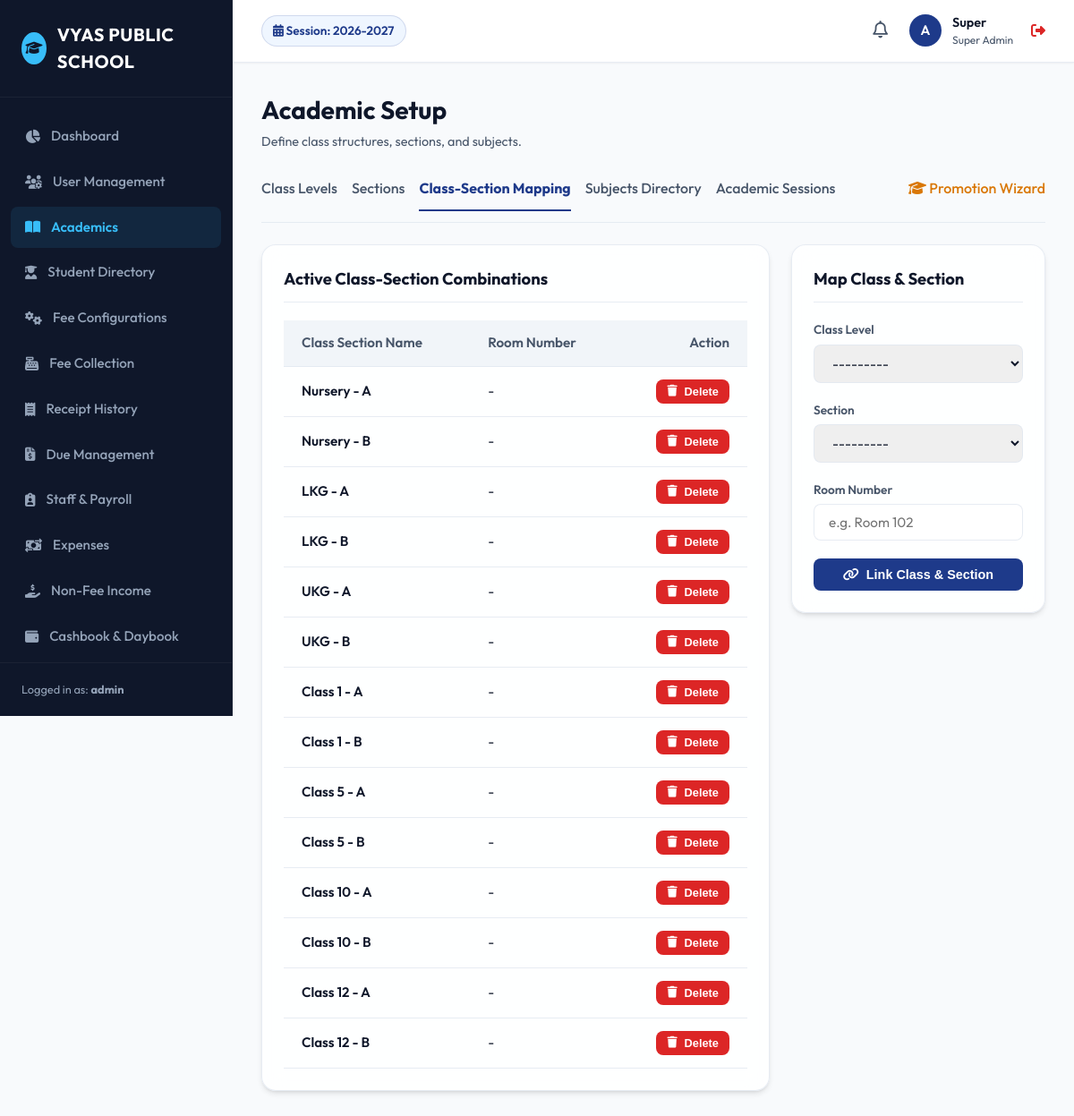
/academics/class-sections/ (signed in), run on the app's committed database.
### users/models.py (models this page shows, shortened)
class User(AbstractUser, SoftDeleteModel):
    SUPER_ADMIN = 'SUPER_ADMIN'
    SCHOOL_ADMIN = 'SCHOOL_ADMIN'
    ACCOUNTANT = 'ACCOUNTANT'
    PRINCIPAL = 'PRINCIPAL'
    TEACHER = 'TEACHER'
    RECEPTIONIST = 'RECEPTIONIST'
    ROLE_CHOICES = [
        (SUPER_ADMIN, 'Super Admin'),
        (SCHOOL_ADMIN, 'School Admin'),
        (ACCOUNTANT, 'Accountant'),
        (PRINCIPAL, 'Principal'),
        (TEACHER, 'Teacher'),
        (RECEPTIONIST, 'Receptionist'),
    ]
    role = models.CharField(max_length=20, choices=ROLE_CHOICES, default=SCHOOL_ADMIN)
    mobile = models.CharField(max_length=15, blank=True, null=True)
    objects = SoftDeleteUserManager()
    def is_school_admin(self):
        return self.role in [self.SUPER_ADMIN, self.SCHOOL_ADMIN]
    def is_accountant(self):
        return self.role in [self.SUPER_ADMIN, self.ACCOUNTANT]

### academics/models.py (models this page shows, shortened)
class AcademicSession(SoftDeleteModel):
    name = models.CharField(max_length=20, unique=True, help_text="e.g. 2026-2027")
    start_date = models.DateField()
    end_date = models.DateField()
    is_active = models.BooleanField(default=False)
    class Meta:
        ordering = ['-start_date']

class ClassSection(SoftDeleteModel):
    class_level = models.ForeignKey(ClassLevel, on_delete=models.CASCADE, related_name='class_sections')
    section = models.ForeignKey(Section, on_delete=models.CASCADE, related_name='class_sections')
    room_number = models.CharField(max_length=20, blank=True, null=True)
    class Meta:
        unique_together = ('class_level', 'section')
        ordering = ['class_level', 'section']

class ClassLevel(SoftDeleteModel):
    name = models.CharField(max_length=50, unique=True, help_text="e.g. Class 1, LKG, Nursery")
    class Meta:
        ordering = ['id'] # Order by creation or ID to maintain logical order Nursery -> Class 12
    def __str__(self):
        return self.name

class Section(SoftDeleteModel):
    name = models.CharField(max_length=10, unique=True, help_text="e.g. A, B, C")
    class Meta:
        ordering = ['name']
    def __str__(self):
        return self.name

### academics/views.py (the view)
# urls.py: path('class-sections/', views.class_section_list, name='class_section_list'),
@login_required
@principal_only
def class_section_list(request):
    class_sections = ClassSection.objects.all().select_related('class_level', 'section')
    if request.method == 'POST':
        form = ClassSectionForm(request.POST)
        if form.is_valid():
            cs = form.save()
            log_activity(request.user, "CREATE_CLASS_SECTION", {"class_section": str(cs)})
            messages.success(request, f"Mapping {cs} created successfully.")
            return redirect('class_section_list')
    else:
        form = ClassSectionForm()
    return render(request, 'academics/class_section_list.html', {'class_sections': class_sections, 'form': form})

### academics/forms.py
class ClassSectionForm(forms.ModelForm):
    class Meta:
        model = ClassSection
        fields = ['class_level', 'section', 'room_number']
        widgets = {
            'class_level': forms.Select(attrs={'class': 'form-control'}),
            'section': forms.Select(attrs={'class': 'form-control'}),
            'room_number': forms.TextInput(attrs={'class': 'form-control', 'placeholder': 'e.g. Room 102'}),
        }

### academics/context_processors.py (called while the page is built)
def academic_session_processor(request):
    try:
        active_session = AcademicSession.objects.get(is_active=True)
    except AcademicSession.DoesNotExist:
        active_session = AcademicSession.objects.order_by('-start_date').first()
    except AcademicSession.MultipleObjectsReturned:
        active_session = AcademicSession.objects.filter(is_active=True).first()
    return {
        'ACTIVE_SESSION': active_session,
        'ALL_SESSIONS': AcademicSession.objects.all()
    }

### core/models.py (called while the page is built)
    def get_queryset(self):
        return SoftDeleteQuerySet(self.model, using=self._db).filter(is_deleted=False)

### users/models.py (called while the page is built)
    def get_queryset(self):
        return SoftDeleteQuerySet(self.model, using=self._db).filter(is_deleted=False)

### templates/academics/class_section_list.html (shortened to what this page needs)
{% extends 'base.html' %}
{% block content %}
<div class="page-header">
    <div class="page-title">
        <h1>Academic Setup</h1>
        <p>Define class structures, sections, and subjects.</p>
    </div>
</div>
<div style="display: flex; gap: 16px; margin-bottom: 24px; border-bottom: 1px solid var(--border-color); padding-bottom: 12px;">
    <a href="{% url 'class_list' %}" style="font-weight: 500; color: var(--text-secondary); padding-bottom: 12px;">Class Levels</a>
    <a href="{% url 'section_list' %}" style="font-weight: 500; color: var(--text-secondary); padding-bottom: 12px;">Sections</a>
    <a href="{% url 'class_section_list' %}" style="font-weight: 700; color: var(--primary); border-bottom: 2px solid var(--primary); padding-bottom: 12px;">Class-Section Mapping</a>
    <a href="{% url 'subject_list' %}" style="font-weight: 500; color: var(--text-secondary); padding-bottom: 12px;">Subjects Directory</a>
    <a href="{% url 'session_list' %}" style="font-weight: 500; color: var(--text-secondary); padding-bottom: 12px;">Academic Sessions</a>
    <a href="{% url 'promotion_wizard' %}" style="font-weight: 500; color: var(--text-secondary); padding-bottom: 12px; margin-left: auto; color: var(--accent);"><i class="fa-solid fa-graduation-cap"></i> Promotion Wizard</a>
</div>
<div style="display: grid; grid-template-columns: 2fr 1fr; gap: 24px;">
    <div class="glass-panel">
        <div class="panel-header">
            <h2>Active Class-Section Combinations</h2>
        </div>
        <div class="table-responsive">
            <table class="custom-table">
                <thead>
                    <tr>
                        <th>Class Section Name</th>
                        <th>Room Number</th>
                        <th style="text-align: right;">Action</th>
                    </tr>
                </thead>
                <tbody>
                    {% for cs in class_sections %}
                    <tr>
                        <td style="font-weight: 600;">{{ cs.class_level.name }} - {{ cs.section.name }}</td>
                        <td>{{ cs.room_number|default:"-" }}</td>
                        <td style="text-align: right;">
                            <form method="POST" action="{% url 'class_section_delete' cs.pk %}" style="display: inline;" onsubmit="return confirm('Soft-deleting this mapping removes it from selection but keeps existing enrollments. Confirm?');">
                                <button type="submit" class="btn btn-danger btn-sm">
                                    <i class="fa-solid fa-trash"></i> Delete
                                </button>
                            </form>
                        </td>
                    </tr>
                    {% empty %}
                    <tr>
                        <td colspan="3" style="text-align: center; color: var(--text-secondary); padding: 20px;">No class-section mappings configured yet.</td>
                    </tr>
                    {% endfor %}
                </tbody>
            </table>
        </div>
    </div>
    <div>
        <div class="glass-panel">
            <div class="panel-header">
                <h2>Map Class & Section</h2>
            </div>
            <form method="POST">
                <div class="form-group">
                    <label for="{{ form.class_level.id_for_label }}">Class Level</label>
                    {{ form.class_level }}
                </div>
                <div class="form-group">
                    <label for="{{ form.section.id_for_label }}">Section</label>
                    {{ form.section }}
                </div>
                <div class="form-group">
                    <label for="{{ form.room_number.id_for_label }}">Room Number</label>
                    {{ form.room_number }}
                </div>
                <button type="submit" class="btn btn-primary" style="width: 100%; justify-content: center;">
                    <i class="fa-solid fa-link"></i> Link Class & Section
                </button>
            </form>
        </div>
    </div>
</div>
{% endblock %}

### templates/base.html (shortened to what this page needs)
{% load static %}
<!DOCTYPE html>
<html lang="en">
<head>
    <link rel="stylesheet" href="https://cdnjs.cloudflare.com/ajax/libs/font-awesome/6.4.0/css/all.min.css">
    <link rel="stylesheet" href="{% static 'css/styles.css' %}">
</head>
<body>
    <div class="app-container">
        <aside class="sidebar">
            <div class="sidebar-header">
                <div class="user-avatar" style="background-color: var(--sidebar-active); color: var(--sidebar-bg);">
                    <i class="fa-solid fa-graduation-cap"></i>
                </div>
                <div class="sidebar-logo">VYAS PUBLIC SCHOOL</div>
            </div>
            <ul class="sidebar-menu">
                <li class="menu-item {% if request.resolver_match.url_name == 'dashboard' %}active{% endif %}">
                    <a href="{% url 'dashboard' %}">
                        <i class="fa-solid fa-chart-pie"></i>
                        <span>Dashboard</span>
                    </a>
                </li>
                {% if request.user.is_school_admin %}
                <li class="menu-item {% if 'user' in request.path %}active{% endif %}">
                    <a href="{% url 'user_list' %}">
                        <i class="fa-solid fa-users-gear"></i>
                        <span>User Management</span>
                    </a>
                </li>
                {% endif %}
                {% if request.user.role == 'SUPER_ADMIN' or request.user.role == 'SCHOOL_ADMIN' or request.user.role == 'PRINCIPAL' or request.user.role == 'TEACHER' %}
                <li class="menu-item {% if 'academics' in request.path %}active{% endif %}">
                    <a href="{% url 'class_list' %}">
                        <i class="fa-solid fa-book-open"></i>
                        <span>Academics</span>
                    </a>
                </li>
                {% endif %}
                <li class="menu-item {% if 'students' in request.path %}active{% endif %}">
                    <a href="{% url 'student_list' %}">
                        <i class="fa-solid fa-user-graduate"></i>
                        <span>Student Directory</span>
                    </a>
                </li>
                {% if request.user.is_accountant or request.user.is_school_admin %}
                <li class="menu-item {% if 'fees' in request.path and 'collect' not in request.path and 'receipts' not in request.path and 'dues' not in request.path %}active{% endif %}">
                    <a href="{% url 'fee_type_list' %}">
                        <i class="fa-solid fa-gears"></i>
                        <span>Fee Configurations</span>
                    </a>
                </li>
                <li class="menu-item {% if 'fees/collect' in request.path %}active{% endif %}">
                    <a href="{% url 'fee_collection_dashboard' %}">
                        <i class="fa-solid fa-cash-register"></i>
                        <span>Fee Collection</span>
                    </a>
                </li>
                <li class="menu-item {% if 'fees/receipts' in request.path %}active{% endif %}">
                    <a href="{% url 'receipt_history' %}">
                        <i class="fa-solid fa-receipt"></i>
                        <span>Receipt History</span>
                    </a>
                </li>
                <li class="menu-item {% if 'fees/dues' in request.path %}active{% endif %}">
                    <a href="{% url 'due_report' %}">
                        <i class="fa-solid fa-file-invoice-dollar"></i>
                        <span>Due Management</span>
                    </a>
                </li>
                {% endif %}
                {% if request.user.role == 'SUPER_ADMIN' or request.user.role == 'SCHOOL_ADMIN' or request.user.role == 'PRINCIPAL' or request.user.is_accountant %}
                <li class="menu-item {% if 'staff' in request.path or 'salar' in request.path %}active{% endif %}">
                    <a href="{% url 'staff_list' %}">
                        <i class="fa-solid fa-clipboard-user"></i>
                        <span>Staff & Payroll</span>
                    </a>
                </li>
                {% endif %}
                {% if request.user.is_accountant or request.user.is_school_admin %}
                <li class="menu-item {% if 'finance/expense' in request.path %}active{% endif %}">
                    <a href="{% url 'expense_list' %}">
                        <i class="fa-solid fa-money-bill-transfer"></i>
                        <span>Expenses</span>
                    </a>
                </li>
                <li class="menu-item {% if 'finance/income' in request.path %}active{% endif %}">
                    <a href="{% url 'income_list' %}">
                        <i class="fa-solid fa-hand-holding-dollar"></i>
                        <span>Non-Fee Income</span>
                    </a>
                </li>
                <li class="menu-item {% if 'daybook' in request.path or 'cashbook' in request.path %}active{% endif %}">
                    <a href="{% url 'daybook' %}">
                        <i class="fa-solid fa-wallet"></i>
                        <span>Cashbook & Daybook</span>
                    </a>
                </li>
                {% endif %}
                <li class="menu-item {% if 'reports' in request.path %}active{% endif %}">
                    <a href="{% url 'reports_dashboard' %}">
                    </a>
                </li>
            </ul>
            <div class="sidebar-footer">
                Logged in as: <strong>{{ request.user.username }}</strong>
            </div>
        </aside>
        <main class="main-wrapper">
            <header class="main-header">
                <div class="header-left">
                    <div class="session-indicator">
                        <i class="fa-solid fa-calendar-days"></i>
                        Session: {{ ACTIVE_SESSION.name|default:"None Configured" }}
                    </div>
                </div>
                <div class="header-right">
                    <div class="notification-bell">
                        <i class="fa-regular fa-bell" style="font-size: 1.2rem; cursor: pointer; color: var(--text-secondary);"></i>
                    </div>
                    <div class="user-profile" onclick="location.href='{% url 'logout' %}'" title="Click to Logout">
                        <div class="user-avatar">
                            {{ request.user.username|slice:":1"|upper }}
                        </div>
                        <div class="user-info">
                            <div class="user-name">{{ request.user.first_name|default:request.user.username }}</div>
                            <div class="user-role">{{ request.user.get_role_display }}</div>
                        </div>
                        <i class="fa-solid fa-right-from-bracket" style="color: var(--danger); margin-left: 8px;"></i>
                    </div>
                </div>
            </header>
            <div class="content-body">
                {% block content %}{% endblock %}
            </div>
        </main>
    </div>
</body>
</html>

### data on the page
User: user.username "admin", user.username "A", user.first_name "Super", user.role "Super Admin"
AcademicSession: name "2026-2027"
ClassSection: class_level.name "Nursery", section.name "A", room_number "-"
ClassSection: class_level.name "Nursery", section.name "B", room_number "-"
ClassSection: class_level.name "LKG", section.name "A", room_number "-"
ClassSection: class_level.name "LKG", section.name "B", room_number "-"
ClassSection: class_level.name "UKG", section.name "A", room_number "-"
ClassSection: class_level.name "UKG", section.name "B", room_number "-"
ClassSection: class_level.name "Class 1", section.name "A", room_number "-"
ClassSection: class_level.name "Class 1", section.name "B", room_number "-"
ClassSection: class_level.name "Class 5", section.name "A", room_number "-"
ClassSection: class_level.name "Class 5", section.name "B", room_number "-"
ClassSection: class_level.name "Class 10", section.name "A", room_number "-"
ClassSection: class_level.name "Class 10", section.name "B", room_number "-"
ClassSection: class_level.name "Class 12", section.name "A", room_number "-"
ClassSection: class_level.name "Class 12", section.name "B", room_number "-"
